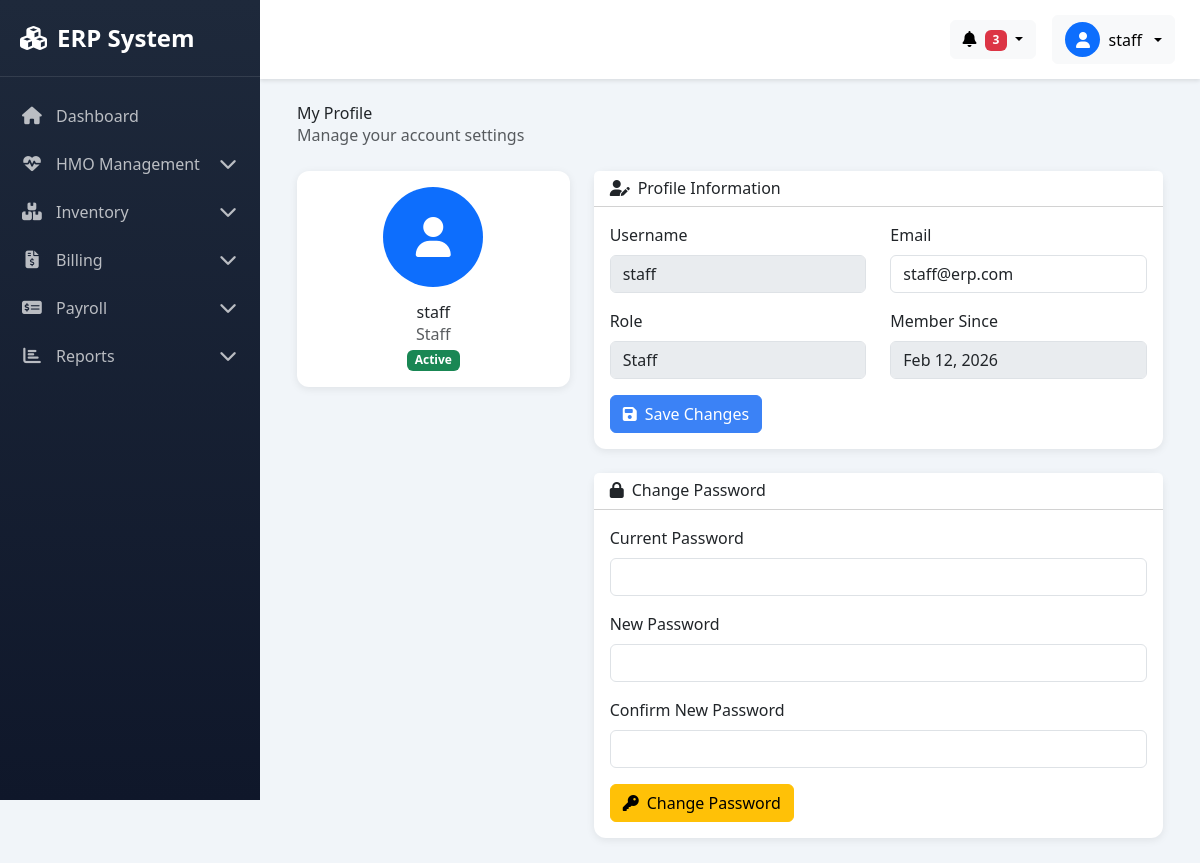
/profile.php (signed in), run on the app's committed database.
### tables this page shows
CREATE TABLE `users` (
  `id` int(11) NOT NULL,
  `username` varchar(50) NOT NULL,
  `email` varchar(100) NOT NULL,
  `password` varchar(255) NOT NULL,
  `role` enum('admin','manager','staff') DEFAULT 'staff',
  `status` enum('active','inactive') DEFAULT 'active',
  `created_at` timestamp NOT NULL DEFAULT current_timestamp(),
  `updated_at` timestamp NOT NULL DEFAULT current_timestamp() ON UPDATE current_timestamp()
);

### includes/database.php (called while the page is built, shortened)
<?php
$host = 'localhost';
$db   = 'erp_system';
$user = 'root';
$pass = '';
$charset = 'utf8mb4';
$dsn = "mysql:host=$host;charset=$charset";
$options = [
    PDO::ATTR_ERRMODE            => PDO::ERRMODE_EXCEPTION,
    PDO::ATTR_DEFAULT_FETCH_MODE => PDO::FETCH_ASSOC,
    PDO::ATTR_EMULATE_PREPARES   => false,
];
try {
    $pdo = new PDO($dsn, $user, $pass, $options);
    $pdo->exec("CREATE DATABASE IF NOT EXISTS $db CHARACTER SET utf8mb4 COLLATE utf8mb4_unicode_ci");
    $pdo->exec("USE $db");
} catch (PDOException $e) {
    die("Connection failed: " . $e->getMessage());
}
function query($sql, $params = []) {
    global $pdo;
    $stmt = $pdo->prepare($sql);
    $stmt->execute($params);
    return $stmt;
}
function fetchOne($sql, $params = []) {
    return query($sql, $params)->fetch();
}
function formatDate($date) {
    return date('M d, Y', strtotime($date));
}
?>

### profile.php (the view, shortened to what this page needs)
<?php
require_once 'includes/header.php';
$user = fetchOne("SELECT * FROM users WHERE id = ?", [$_SESSION['user_id']]);
?>
<div class="container-fluid">
    <div class="row mb-4">
        <div class="col-12">
            <h2 class="mb-0">My Profile</h2>
            <p class="text-muted mb-0">Manage your account settings</p>
        </div>
    </div>
    <div class="row">
        <div class="col-md-4 mb-4">
            <div class="card">
                <div class="card-body text-center">
                    <div class="bg-primary text-white rounded-circle d-flex align-items-center justify-content-center mx-auto mb-3" style="width: 100px; height: 100px; font-size: 2.5rem;">
                        <i class="fas fa-user"></i>
                    </div>
                    <h4><?php echo $user['username']; ?></h4>
                    <p class="text-muted"><?php echo ucfirst($user['role']); ?></p>
                    <span class="badge bg-<?php echo $user['status'] === 'active' ? 'success' : 'secondary'; ?>">
                        <?php echo ucfirst($user['status']); ?>
                    </span>
                </div>
            </div>
        </div>
        <div class="col-md-8">
            <div class="card mb-4">
                <div class="card-header bg-white">
                    <h5 class="mb-0"><i class="fas fa-user-edit me-2"></i>Profile Information</h5>
                </div>
                <div class="card-body">
                    <form method="POST">
                        <div class="row">
                            <div class="col-md-6 mb-3">
                                <label class="form-label">Username</label>
                                <input type="text" class="form-control" value="<?php echo $user['username']; ?>" disabled>
                            </div>
                            <div class="col-md-6 mb-3">
                                <label class="form-label">Email</label>
                                <input type="email" name="email" class="form-control" value="<?php echo $user['email']; ?>">
                            </div>
                        </div>
                        <div class="row">
                            <div class="col-md-6 mb-3">
                                <label class="form-label">Role</label>
                                <input type="text" class="form-control" value="<?php echo ucfirst($user['role']); ?>" disabled>
                            </div>
                            <div class="col-md-6 mb-3">
                                <label class="form-label">Member Since</label>
                                <input type="text" class="form-control" value="<?php echo formatDate($user['created_at']); ?>" disabled>
                            </div>
                        </div>
                        <button type="submit" class="btn btn-primary">
                            <i class="fas fa-save me-2"></i>Save Changes
                        </button>
                    </form>
                </div>
            </div>
            <div class="card">
                <div class="card-header bg-white">
                    <h5 class="mb-0"><i class="fas fa-lock me-2"></i>Change Password</h5>
                </div>
                <div class="card-body">
                    <form method="POST">
                        <div class="mb-3">
                            <label class="form-label">Current Password</label>
                            <input type="password" name="current_password" class="form-control" required>
                        </div>
                        <div class="mb-3">
                            <label class="form-label">New Password</label>
                            <input type="password" name="new_password" class="form-control" minlength="6" required>
                        </div>
                        <div class="mb-3">
                            <label class="form-label">Confirm New Password</label>
                            <input type="password" name="confirm_password" class="form-control" required>
                        </div>
                        <button type="submit" class="btn btn-warning">
                            <i class="fas fa-key me-2"></i>Change Password
                        </button>
                    </form>
                </div>
            </div>
        </div>
    </div>
</div>
<?php require_once 'includes/footer.php'; ?>

### includes/header.php (shortened to what this page needs)
<?php
require_once __DIR__ . '/database.php';
$currentModule = basename(dirname($_SERVER['PHP_SELF']));
$scriptPath = $_SERVER['SCRIPT_NAME'];
$scriptDir = dirname($scriptPath);
if (strpos($scriptDir, '/modules/') !== false) {
    $projectRootPath = dirname(dirname($scriptDir));
} else {
    $projectRootPath = $scriptDir;
}
$projectRootPath = rtrim($projectRootPath, '/');
if (empty($projectRootPath) || $projectRootPath === '\\') {
    $projectRootPath = '';
}
$user = fetchOne("SELECT * FROM users WHERE id = ?", [$_SESSION['user_id']]);
?>
<!DOCTYPE html>
<html lang="en">
<head>
    <link href="https://cdn.jsdelivr.net/npm/bootstrap@5.3.0/dist/css/bootstrap.min.css" rel="stylesheet">
    <script src="https://cdn.tailwindcss.com"></script>
    <link rel="stylesheet" href="https://cdnjs.cloudflare.com/ajax/libs/font-awesome/6.4.0/css/all.min.css">
    <link rel="stylesheet" href="https://cdn.datatables.net/1.13.6/css/dataTables.bootstrap5.min.css">
</head>
<body>
    <aside class="sidebar">
        <div class="sidebar-header">
            <a href="<?php echo $projectRootPath; ?>/index.php" class="sidebar-brand">
                <i class="fas fa-cubes"></i>
                <span>ERP System</span>
            </a>
        </div>
        <nav class="sidebar-menu">
            <a href="<?php echo $projectRootPath; ?>/index.php" class="sidebar-item <?php echo basename($_SERVER['PHP_SELF']) == 'index.php' ? 'active' : ''; ?>">
                <i class="fas fa-home"></i>
                <span>Dashboard</span>
            </a>
            <div class="sidebar-item has-submenu <?php echo $currentModule == 'hmo' ? 'active' : ''; ?>" onclick="toggleSubmenu('hmo-submenu')">
                <i class="fas fa-heartbeat"></i>
                <span>HMO Management</span>
                <i class="fas fa-chevron-down ms-auto"></i>
            </div>
            <div class="sidebar-item has-submenu <?php echo $currentModule == 'inventory' ? 'active' : ''; ?>" onclick="toggleSubmenu('inventory-submenu')">
                <i class="fas fa-boxes"></i>
                <span>Inventory</span>
                <i class="fas fa-chevron-down ms-auto"></i>
            </div>
            <div class="sidebar-item has-submenu <?php echo $currentModule == 'billing' ? 'active' : ''; ?>" onclick="toggleSubmenu('billing-submenu')">
                <i class="fas fa-file-invoice-dollar"></i>
                <span>Billing</span>
                <i class="fas fa-chevron-down ms-auto"></i>
            </div>
            <div class="sidebar-item has-submenu <?php echo $currentModule == 'payroll' ? 'active' : ''; ?>" onclick="toggleSubmenu('payroll-submenu')">
                <i class="fas fa-money-check-alt"></i>
                <span>Payroll</span>
                <i class="fas fa-chevron-down ms-auto"></i>
            </div>
            <div class="sidebar-item has-submenu <?php echo $currentModule == 'reports' ? 'active' : ''; ?>" onclick="toggleSubmenu('reports-submenu')">
                <i class="fas fa-chart-bar"></i>
                <span>Reports</span>
                <i class="fas fa-chevron-down ms-auto"></i>
            </div>
        </nav>
    </aside>
    <main class="main-content">
        <header class="topbar">
            <div class="d-flex align-items-center gap-3">
                <div class="dropdown">
                    <button class="btn btn-light dropdown-toggle" type="button" data-bs-toggle="dropdown">
                        <i class="fas fa-bell me-1"></i>
                        <span class="badge bg-danger">3</span>
                    </button>
                </div>
                <div class="dropdown">
                    <button class="btn btn-light dropdown-toggle d-flex align-items-center gap-2" type="button" data-bs-toggle="dropdown">
                        <div class="bg-primary text-white rounded-circle d-flex align-items-center justify-content-center" style="width: 35px; height: 35px;">
                            <i class="fas fa-user"></i>
                        </div>
                        <span class="d-none d-md-inline"><?php echo $user['username']; ?></span>
                    </button>
                </div>
            </div>
        </header>
        <div class="content-wrapper">

### includes/header.php (style rules this page uses)
:root { --sidebar-width: 260px; --primary-color: #3b82f6; --secondary-color: #64748b; }
body { font-family: 'Segoe UI', Tahoma, Geneva, Verdana, sans-serif; background-color: #f1f5f9; }
.sidebar { width: var(--sidebar-width); height: 100vh; position: fixed; left: 0; top: 0; background: linear-gradient(180deg, #1e293b 0%, #0f172a 100%); color: white; overflow-y: auto; z-index: 1000; transition: all 0.3s ease; }
.sidebar-header { padding: 20px; border-bottom: 1px solid rgba(255,255,255,0.1); }
.sidebar-brand { font-size: 1.5rem; font-weight: 700; color: white; text-decoration: none; display: flex; align-items: center; gap: 10px; }
.sidebar-menu { padding: 15px 0; }
.sidebar-item { padding: 12px 20px; display: flex; align-items: center; gap: 12px; color: rgba(255,255,255,0.7); text-decoration: none; transition: all 0.3s ease; cursor: pointer; }
.sidebar-item i { width: 24px; text-align: center; font-size: 1.1rem; }
.main-content { margin-left: var(--sidebar-width); min-height: 100vh; transition: all 0.3s ease; }
.topbar { background: white; padding: 15px 25px; box-shadow: 0 2px 4px rgba(0,0,0,0.1); display: flex; justify-content: space-between; align-items: center; position: sticky; top: 0; z-index: 999; }
.content-wrapper { padding: 25px; }
.card { border: none; border-radius: 12px; box-shadow: 0 2px 8px rgba(0,0,0,0.08); transition: transform 0.2s ease, box-shadow 0.2s ease; }
.btn-primary { background: var(--primary-color); border-color: var(--primary-color); }

### data on the page
users: username "staff", role "Staff", status "Active", email "staff@erp.com", created_at "Feb 12, 2026"
